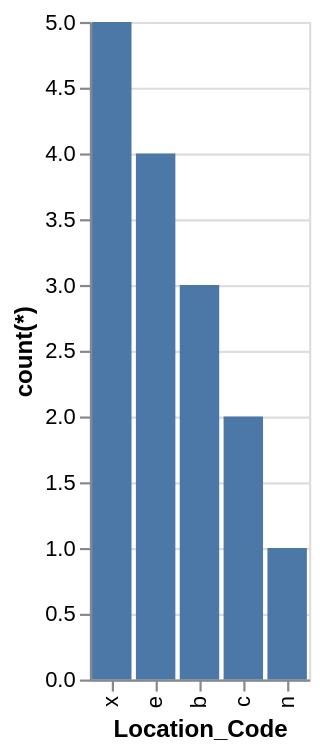

Express this chart as Vega-Lite.
### Vega-Lite specification from a JSON file in a GitHub repository (floating-point values rounded to 4 significant figures)
{"data": {"values": [{"x_data": "x", "y_data": 5}, {"x_data": "e", "y_data": 4}, {"x_data": "b", "y_data": 3}, {"x_data": "c", "y_data": 2}, {"x_data": "n", "y_data": 1}]}, "mark": "bar", "encoding": {"x": {"field": "x_data", "type": "nominal", "title": "Location_Code", "sort": {"op": "sum", "field": "y_data", "order": "descending"}}, "y": {"field": "y_data", "type": "quantitative", "title": "count(*)"}}}
